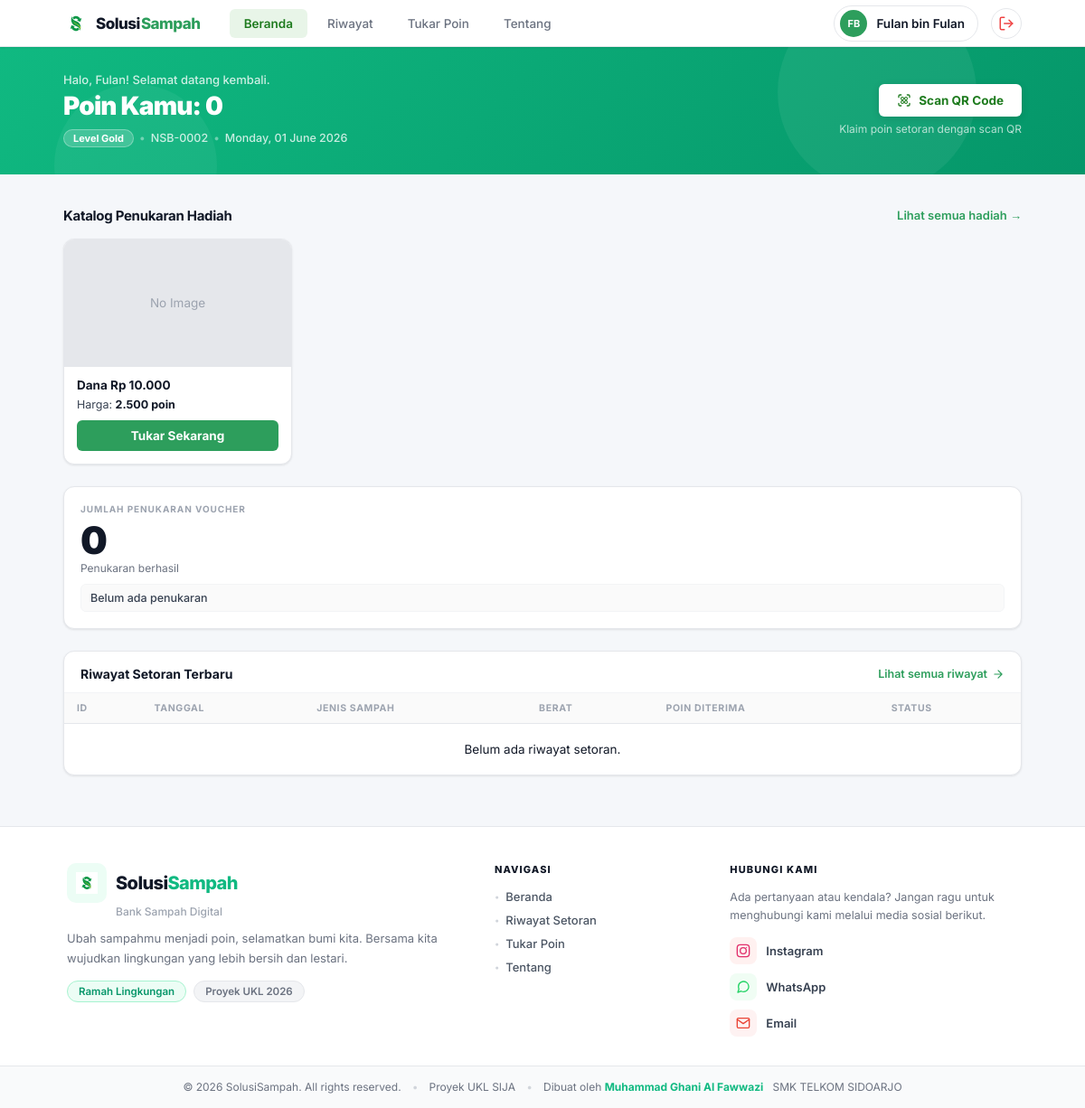
The app's page /nasabah/dashboard.php (signed in), older data.
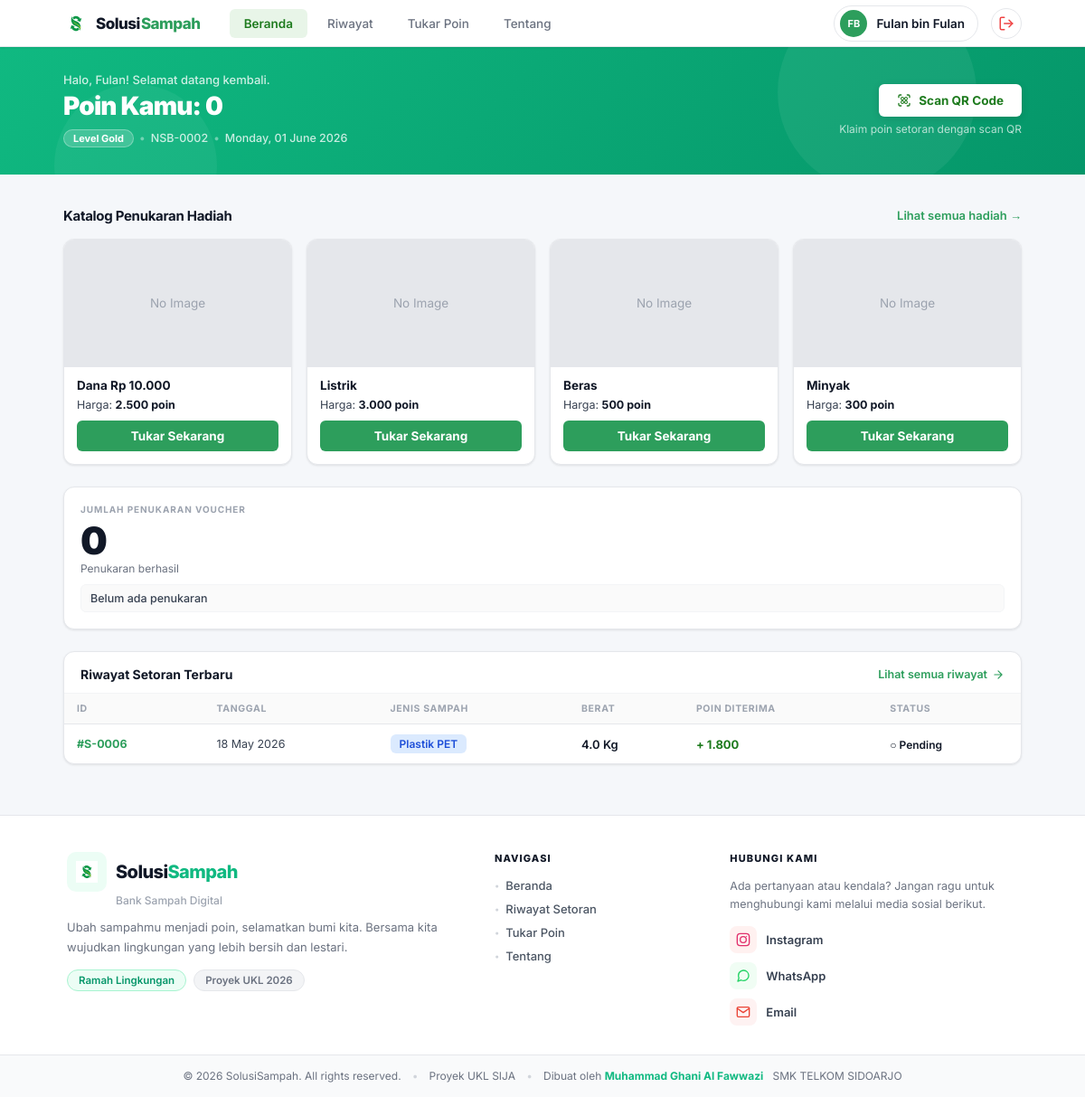
The same page, newer data.
### tables this page shows
CREATE TABLE `voucher_reward` (
  `id_voucher` int(11) NOT NULL,
  `nama_voucher` varchar(100) NOT NULL,
  `deskripsi` varchar(150) DEFAULT NULL,
  `biaya_poin` int(11) NOT NULL,
  `stok_voucher` int(11) NOT NULL,
  `gambar_voucher` varchar(255) DEFAULT NULL,
  `kategori_voucher` varchar(50) DEFAULT NULL
);

CREATE TABLE `transaksi_setor` (
  `id_setor` int(11) NOT NULL,
  `id_admin` int(11) NOT NULL,
  `id_profile` int(11) NOT NULL,
  `id_kategori` int(11) NOT NULL,
  `berat` float NOT NULL,
  `poin` int(11) NOT NULL DEFAULT 0,
  `tgl_setor` datetime DEFAULT current_timestamp(),
  `status` enum('pending','claimed') DEFAULT 'pending',
  `catatan` varchar(255) DEFAULT NULL
);

CREATE TABLE `kategori_sampah` (
  `id_kategori` int(11) NOT NULL,
  `nama_sampah` varchar(50) NOT NULL,
  `poin_per_kg` int(11) NOT NULL,
  `deskripsi` text DEFAULT NULL
);

### nasabah/dashboard.php (the view, shortened to what the changed rows need)
<?php
include '../includes/config.php';
$id_account = $_SESSION['id_account'] ?? 0;
$query_nasabah = "SELECT * FROM nasabah WHERE id_account = ?";
$stmt_nasabah = mysqli_prepare($conn, $query_nasabah);
mysqli_stmt_bind_param($stmt_nasabah, "i", $id_account);
mysqli_stmt_execute($stmt_nasabah);
$nasabah_data = mysqli_fetch_assoc(mysqli_stmt_get_result($stmt_nasabah));
$id_nasabah = $nasabah_data['id_nasabah'] ?? 0;
$saldo_poin = $nasabah_data['total_poin'] ?? 0;
$query_riwayat = "SELECT ts.*, ks.nama_sampah
                  FROM transaksi_setor ts
                  LEFT JOIN kategori_sampah ks ON ts.id_kategori = ks.id_kategori
                  WHERE ts.id_profile = ?
                  ORDER BY ts.tgl_setor DESC LIMIT 5";
$stmt_riwayat = mysqli_prepare($conn, $query_riwayat);
mysqli_stmt_bind_param($stmt_riwayat, "i", $id_nasabah);
mysqli_stmt_execute($stmt_riwayat);
$riwayat_result = mysqli_stmt_get_result($stmt_riwayat);
$query_catalog = "SELECT * FROM voucher_reward LIMIT 4";
$catalog_result = mysqli_query($conn, $query_catalog);
?>
<!DOCTYPE html>
<html lang="id">
<head>
    <link rel="stylesheet" href="../css/navbar_user.css">
    <link rel="stylesheet" href="../css/dashboard_user.css">
    <link rel="stylesheet" href="../css/footer_user.css">
</head>
<body>
<section class="hero-section">
    <div class="hero-inner">
        <div class="hero-left">
            <h1 class="hero-poin">
                Poin Kamu: <span class="hero-poin-value"><?php echo number_format($saldo_poin, 0, ',', '.'); ?></span>
            </h1>
        </div>
    </div>
</section>
<main class="main-content">
    <div class="container">
        <section class="katalog-section" style="margin-bottom: 24px;">
            <div class="katalog-header">
                <h2 class="katalog-title">Katalog Penukaran Hadiah</h2>
            </div>
            <div class="katalog-grid">
                <?php if($catalog_result && mysqli_num_rows($catalog_result) > 0): ?>
                    <?php while($cat = mysqli_fetch_assoc($catalog_result)): ?>
                    <div class="hadiah-card">
                        <div class="hadiah-img-wrap">
                            <?php if(!empty($cat['gambar_voucher'])): ?>
                                <img src="../<?php echo htmlspecialchars($cat['gambar_voucher']); ?>" style="width:100%; height:100%; object-fit:cover; border-radius:8px 8px 0 0;" alt="Hadiah">
                            <?php else: ?>
                                <div class="hadiah-img-placeholder" style="background-color: #E5E7EB; border-radius: 8px 8px 0 0; display: flex; align-items: center; justify-content: center; height: 100%;">
                                    <span style="color: #9CA3AF;">No Image</span>
                                </div>
                            <?php endif; ?>
                        </div>
                        <div class="hadiah-body">
                            <p class="hadiah-name"><?php echo htmlspecialchars($cat['nama_voucher']); ?></p>
                            <p class="hadiah-poin">Harga: <strong><?php echo number_format($cat['biaya_poin'] ?? 0, 0, ',', '.'); ?> poin</strong></p>
                            <button type="button" onclick="tukarPoin(<?php echo $cat['id_voucher']; ?>)" class="btn-tukar" style="display:block; width:100%; text-align:center; text-decoration:none; border:none; cursor:pointer; font-family:inherit; font-size:inherit;">Tukar Sekarang</button>
                        </div>
                    </div>
                    <?php endwhile; ?>
                <?php else: ?>
                    <p>Belum ada hadiah di katalog.</p>
                <?php endif; ?>
            </div>
        </section>
        <div class="card riwayat-card" style="margin-bottom: 24px;">
            <div class="card-header">
                <h2 class="card-title">Riwayat Setoran Terbaru</h2>
            </div>
            <div class="table-wrap">
                <table class="riwayat-table">
                    <thead>
                        <tr>
                            <th>ID</th>
                            <th>TANGGAL</th>
                            <th>JENIS SAMPAH</th>
                            <th>BERAT</th>
                            <th>POIN DITERIMA</th>
                            <th>STATUS</th>
                        </tr>
                    </thead>
                    <tbody>
                        <?php if(mysqli_num_rows($riwayat_result) > 0): ?>
                            <?php while($r = mysqli_fetch_assoc($riwayat_result)):
                                $kategori_class = strtolower(explode(' ', $r['nama_sampah'] ?? 'plastik')[0]);
                                $is_claimed = $r['status'] === 'claimed';
                            ?>
                            <tr>
                                <td class="td-id">#S-<?php echo str_pad($r['id_setor'], 4, '0', STR_PAD_LEFT); ?></td>
                                <td class="td-date"><?php echo date('d M Y', strtotime($r['tgl_setor'])); ?></td>
                                <td><span class="badge-jenis <?php echo $kategori_class; ?>"><?php echo htmlspecialchars($r['nama_sampah']); ?></span></td>
                                <td class="td-berat"><?php echo number_format($r['berat'], 1); ?> Kg</td>
                                <td class="td-poin">+ <?php echo number_format($r['poin'], 0, ',', '.'); ?></td>
                                <td><span class="badge-status <?php echo $is_claimed ? 'selesai' : ''; ?>"><?php echo $is_claimed ? '● Selesai' : '○ Pending'; ?></span></td>
                            </tr>
                            <?php endwhile; ?>
                        <?php else: ?>
                            <tr>
                                <td colspan="6" style="text-align: center; padding: 20px;">Belum ada riwayat setoran.</td>
                            </tr>
                        <?php endif; ?>
                    </tbody>
                </table>
            </div>
        </div>
    </div>
</main>
<?php include '../includes/footer_user.php'; ?>
</body>
</html>

Row changes from the older to the newer data that the page shows:
added voucher_reward: gambar_voucher "No Image", nama_voucher "Listrik", biaya_poin "3.000"
added voucher_reward: gambar_voucher "No Image", nama_voucher "Beras", biaya_poin "500"
added voucher_reward: gambar_voucher "No Image", nama_voucher "Minyak", biaya_poin "300"
added transaksi_setor: id_setor "0006", tgl_setor "18 May 2026", id_kategori.nama_sampah "Plastik PET", berat "4.0", poin "1.800", status "○ Pending"
Text that changed along with them:
text no longer shown: "Belum ada riwayat setoran."
